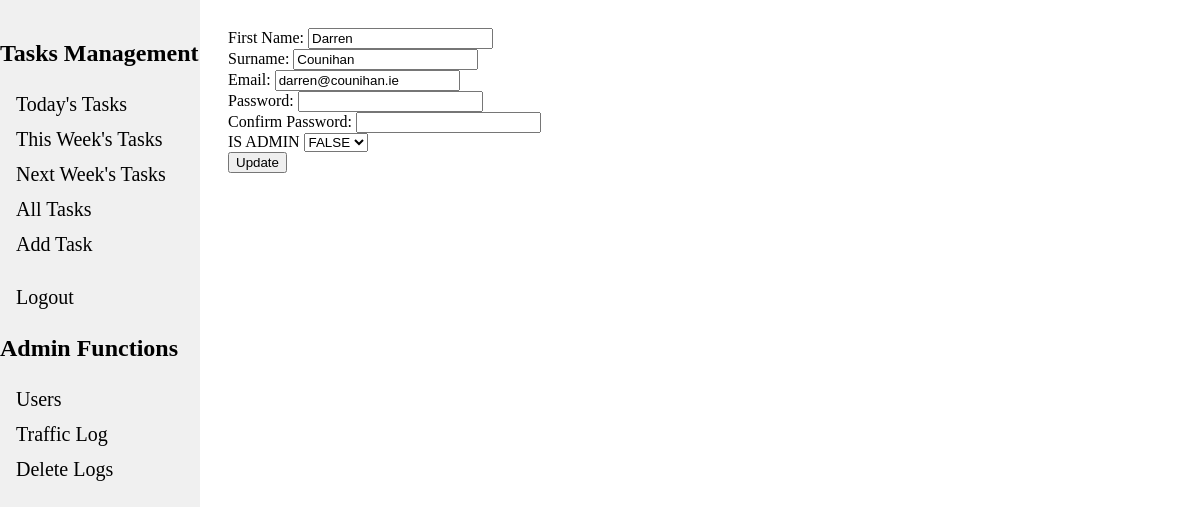
Page /update_user/1 (signed in) on the committed database.
### tables this page shows
CREATE TABLE users (
    user_id INTEGER PRIMARY KEY AUTOINCREMENT,
    surname TEXT,
    first_name TEXT,
    email TEXT,
    password TEXT,
    is_admin INTEGER DEFAULT False   /* boolean to identify if user has admin privleges or not */
);

### app.py (the view, shortened to what this page needs)
@app.route("/update_user/<int:user_id>", methods=["GET", "POST"])
@login_required
@admin_required
def update_user(user_id):
    user = g.db.execute("SELECT * FROM users WHERE user_id = ?", (user_id,)).fetchone()
    form = update_user_form()
    print("First Name")
    print(user["first_name"])
    if request.method == "GET":
        print("In GET")
        form.first_name.data = user["first_name"]
        form.surname.data = user["surname"]
        form.email.data = user["email"]
        form.password.data = user["password"]
        form.is_admin.data = user["is_admin"]
    return render_template("update_user_form.html", form=form)

### forms.py
class update_user_form(FlaskForm):
    first_name = StringField("First Name: ", validators=[InputRequired()])
    surname = StringField("Surname: ", validators=[InputRequired()])
    email = StringField("Email: ", validators=[InputRequired()])
    password = PasswordField("Password: ", validators=[InputRequired(message='password')])
    confirm_password = PasswordField("Confirm Password: ", validators=[InputRequired()])
    is_admin = SelectField("IS ADMIN", choices=[(0, "FALSE"), (1, "TRUE")])
    submit = SubmitField("Update")

### app.py (called while the page is built)
@app.before_request
def load_logged_in_user():
    g.user = session.get("user_id", None)
    session_email = session.get("email", None)
    g.is_admin = session.get('is_admin', None) # Could use to gate admin functions
    db = get_db()
    client_ip = request.remote_addr
    endpoint = request.endpoint
    time = datetime.now()
    g.db.execute("""INSERT INTO traffic_logs (time,ip_addr,user_email,endpoint) VALUES (?,?,?,?)""",
            (time,client_ip, session_email, endpoint))
    g.db.commit()

def login_required(view):
    @wraps(view)
    def wrapped_view(*args, **kwargs):
        if g.user is None:
            return redirect(url_for("login", next=request.url))
        return view(*args,**kwargs)
    return wrapped_view

def admin_required(view):
    @wraps(view)
    def wrapped_view(*args, **kwargs):
        if g.is_admin is None:
            return render_template("not_authorized.html")
        return view(*args,**kwargs)
    return wrapped_view

### database.py (called while the page is built)
def get_db():
    if "db" not in g:
        g.db = sqlite3.connect(DATABASE, detect_types=sqlite3.PARSE_DECLTYPES)
        g.db.row_factory = sqlite3.Row
        return g.db

### templates/update_user_form.html (shortened to what this page needs)
{%extends "base.html"%}
{%block content %}
<link rel="stylesheet" href="../../static/baseStyles.css">
<form action="" method="POST" novalidate>
    {{ form.first_name.label }}
    {{ form.first_name() }}
    <br>
    {{ form.surname.label }}
    {{ form.surname() }}
    <br>
    {{ form.email.label }}
    {{ form.email() }}
    <br>
    {{ form.password.label }}
    {{ form.password() }}
    <br>
    {{ form.confirm_password.label }}
    {{ form.confirm_password() }}
    <br>
    {{ form.is_admin.label }}
    {{ form.is_admin() }}
    <br>
    {{ form.submit() }}
    <br>
</form>
{%endblock%}

### rows in the picture
users: first_name "Darren", surname "Counihan", email "darren@counihan.ie", is_admin "FALSE"
